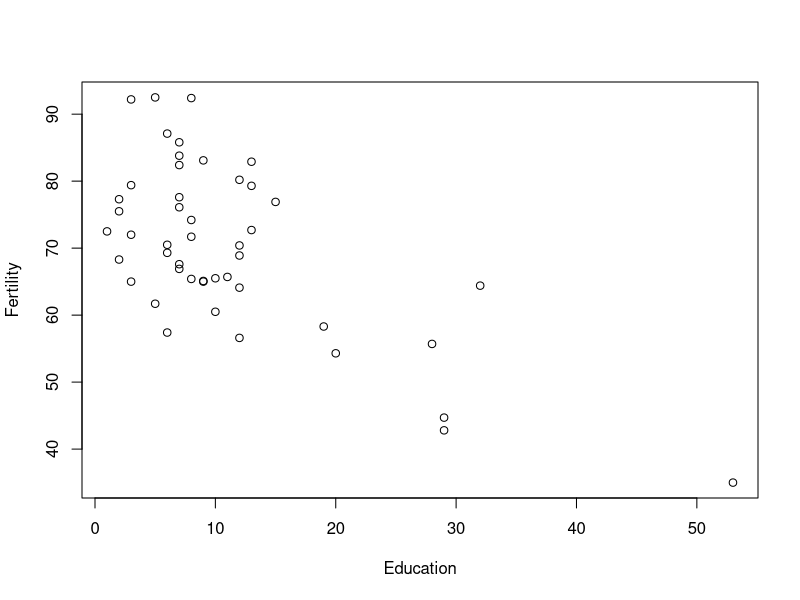
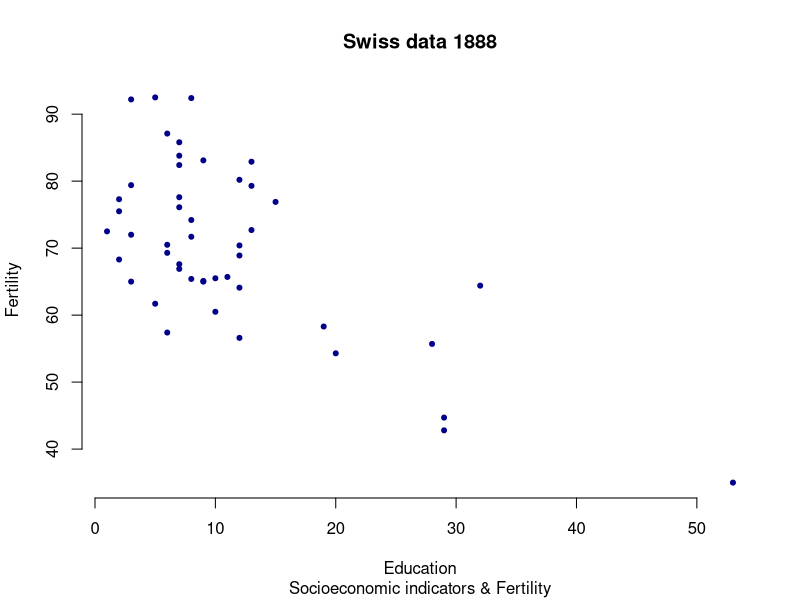
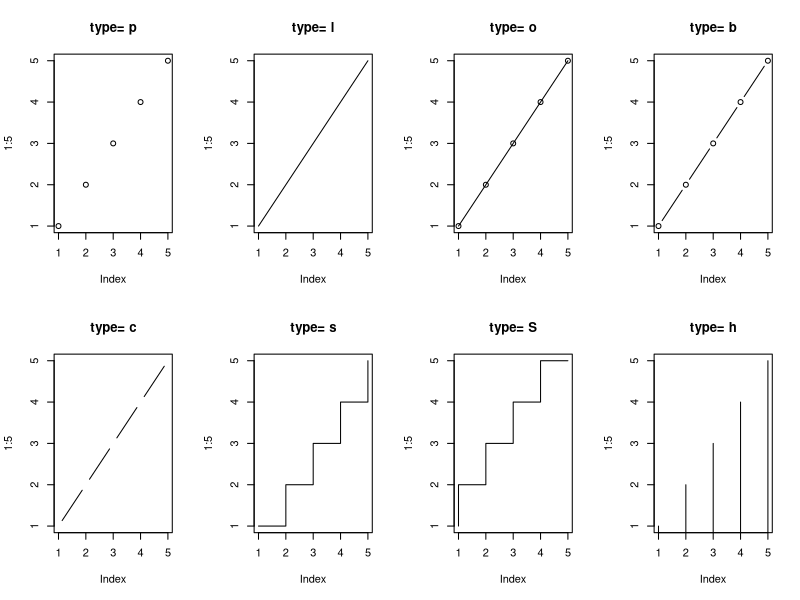
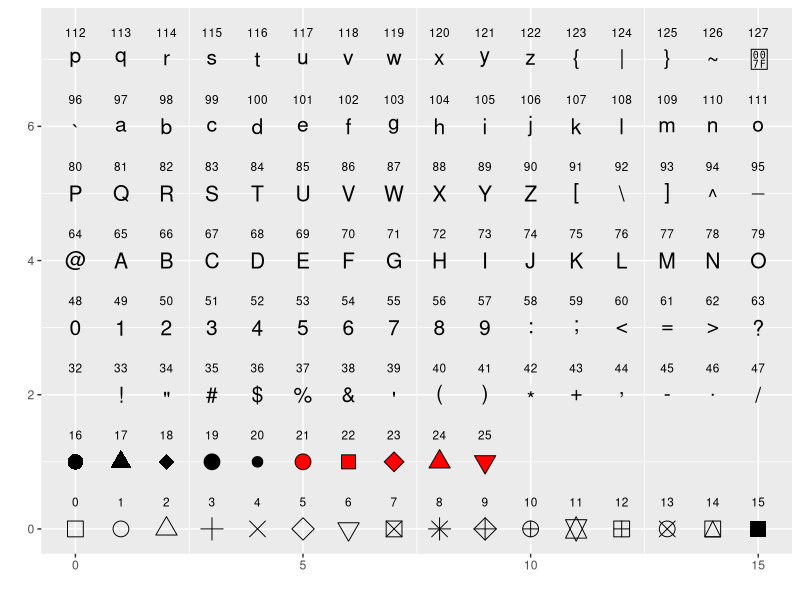
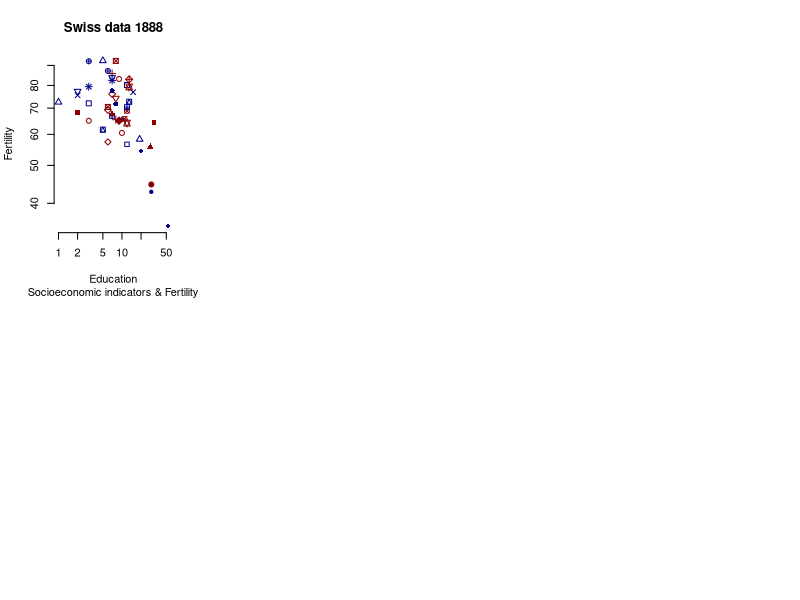
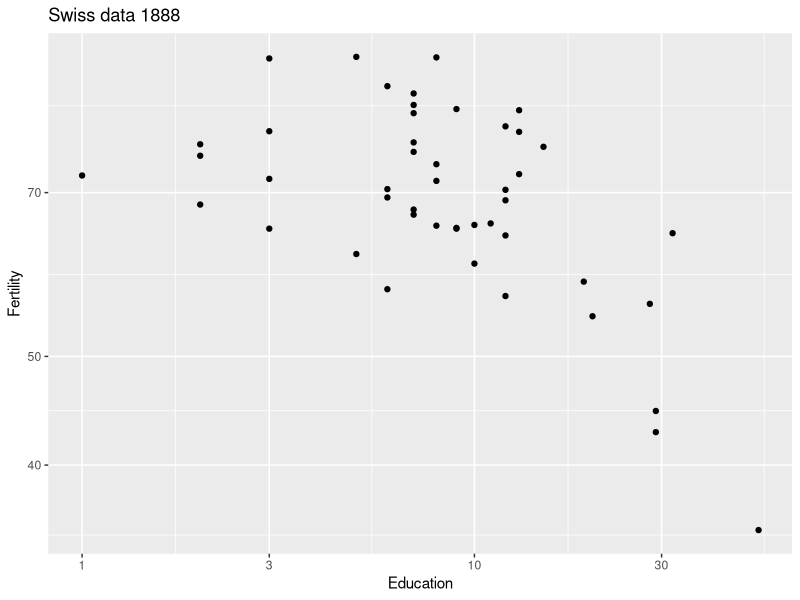
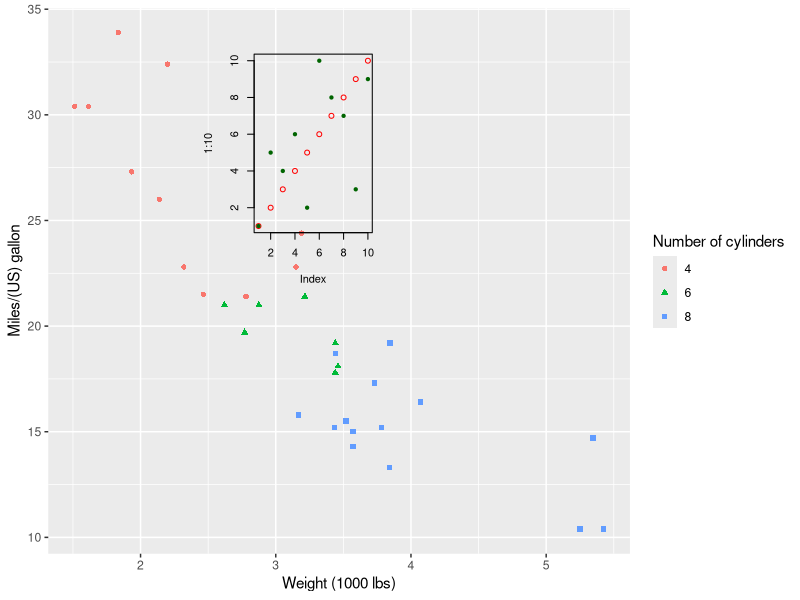
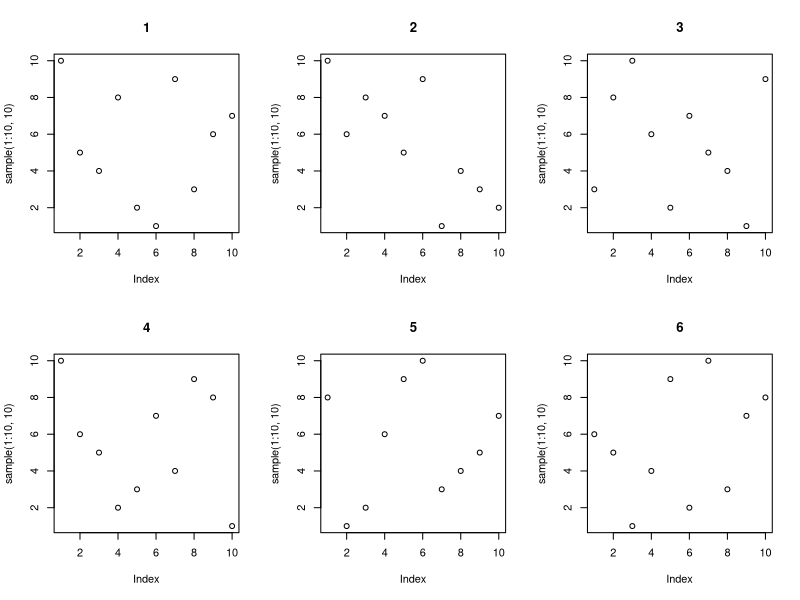

The R source for these figures, in order: (Note: this script raises an error after producing the figures.)
## ---- chunk 1
color_block = function(color) {
  function(x, options) sprintf('\\color{%s}\\begin{verbatim}%s\\end{verbatim}',
                               color, x)
}

## 将错误信息用红色字体显示
knitr::knit_hooks$set(error = color_block('red'))
## ---- chunk 2
head(swiss);
## ---- chunk 3
with( swiss, plot( Education, Fertility ) );
## ---- chunk 4
with( swiss, plot(Education, Fertility, type = "p", main = "Swiss data 1888", 
                  sub = "Socioeconomic indicators & Fertility", 
                  xlab = "Education", ylab = "Fertility", col = "darkblue", 
                  xlim = range( Education ), ylim = range( Fertility ), 
                  pch = 20, frame.plot = F) );
## ---- chunk 5
par( mfrow = c(2,4) ); ### 在一张图上画 2 x 4 个 panel 
opts <- c( "p", "l", "o", "b", "c", "s", "S", "h" );
for( o in opts ){
  plot(1:5, type = o, main = paste( "type=", o ) );
}
## ---- chunk 6
library(tidyverse);
ggplot( data.frame( p = c(0:25, 32:127) ) ) +
  scale_y_continuous( name = "" ) + scale_x_continuous( name = "" ) + 
  scale_shape_identity() + 
  geom_point( aes( x = p%%16, y = p%/%16, shape = p ), size = 5, fill = "red" ) + 
  geom_text( aes( x = p %% 16, y = p%/%16 + 0.4, label = p  ), size = 3 );
## ---- chunk 7
with( swiss, plot(Education, Fertility, type = "p", main = "Swiss data 1888", 
                  sub = "Socioeconomic indicators & Fertility", 
                  xlab = "Education", ylab = "Fertility", col = c("darkblue", "darkred"), 
                  xlim = range( Education ), ylim = range( Fertility ), 
                  pch = 0:25, frame.plot = F, log = "xy") );
## 注： 也可以用 log='x' 或 log='y' 只对一个axis 进行 log 处理
## ---- chunk 8
ggplot( swiss, aes( x = Education, y = Fertility ) ) + 
  geom_point(  ) + scale_x_log10() + scale_y_log10() + 
  xlab( "Education" ) + ylab( "Fertility" ) + 
  ggtitle( "Swiss data 1888" );
## ---- chunk 9
ggplot( mtcars, aes( x = wt, y = mpg, colour = factor( cyl ), shape = factor(cyl) ) ) +
  geom_point() + xlab( "Weight (1000 lbs)" ) + ylab( "Miles/(US) gallon" ) +
  labs( colour = "Number of cylinders", shape = "Number of cylinders" ) ;
## ---- chunk 10
plot( 1:10, col = "red" ); ## high level 
points( sample(1:10, 10), col = "darkgreen", pch = 20 ); ## low level
## ---- chunk 11
par( c( "mar", "bg" ) ); ## 显示指定参数的值
## 显示所有参数 
par(); 
## ---- chunk 12
par( mfrow=c(2,3) );
for( i in 1:6 )
  plot( sample( 1:10, 10 ), main = i );
## ---- chunk 13
par( mfcol=c(2,3) );
for( i in 1:6 )
  plot( sample( 1:10, 10 ), main = i );
## ---- chunk 14
year1 <- c(7, 12, 28, 3, 41);
year2 <- c(14, 7, 6, 19, 3);

plot( year1, type = "o", pch = 20, col = "red", xlab = "Month", ylab = "Rain fall", 
      main = "Rain fall chart");
lines( year2, type = "o", pch = 20, col = "blue");
## ---- chunk 15
plot( year2, type = "o", pch = 20, col = "blue", xlab = "Month", ylab = "Rain fall", 
      main = "Rain fall chart");
lines( year1, type = "o", pch = 20, col = "red");
## ---- chunk 16
df <- rbind( tibble( month = 1:length( year1 ), value = year1, cat = "Year1" ),
             tibble( month = 1:length( year2 ), value = year2, cat = "Year2 ") );

plot1 <-  ## 将图保存在变量中；
  ggplot( df, aes( x = month, y = value, colour = cat) ) + 
  geom_line() + geom_point() + 
  xlab( "Month" ) + ylab( "Rain fall" ) +
  labs( colour = "Year");
plot1;  ## 画图
## ---- chunk 17
plot1 + 
  geom_point( data = data.frame( x2 = 1:5, y2 = sample(30:100, 5) ),  ## 注意： data = 是必须的
          aes( x = x2, y = y2 ),  ## 使用自己的 aes ... 
          colour =  c("darkgreen", "red", "blue", "gold", "purple") , shape = 15, size = 4 )
## ---- chunk 18
plot1 + 
  geom_point( data = data.frame( x2 = 1:5, y2 = sample(30:100, 5) ),  ## 注意： data = 是必须的
              aes( x = x2, y = y2 , colour = factor( y2 ) ),  ## colour 在 aes 内部
              shape = 15, size = 4 )
## ---- chunk 19
ggplot( data = data.frame( x2 = 1:5, y2 = sample(30:100, 5) ),
        aes( x = x2, y = y2 , colour = y2 ) ) + 
  geom_point( shape = 15, size = 4 )
## ---- chunk 20
df$col <- sample( colours(), 5 ); ## 现有我们有颜色了！
ggplot(df, aes( x = month, y = value, colour = col ) ) +  
  geom_point( size = 4, shape = 15 ) + facet_grid( ~ cat );
## ---- chunk 21
ggplot(df, aes( x = month, y = value, colour = col ) ) + 
  geom_point( size = 4, shape = 15 ) + facet_grid( ~ cat ) +  ##  facet_grid 又是什么？？ 
  scale_color_identity(); ## magic !! 
## ---- chunk 22
ggplot(mtcars, aes( wt , mpg)) + geom_point() +
  scale_y_log10()
## ---- chunk 23
ggplot(mtcars, aes( wt , mpg)) + geom_point() +
  coord_trans( y = "log10" );
## ---- chunk 24
plot1 <-  ggplot(mtcars, aes(x = factor(cyl))) +
  geom_bar(width = 1, colour = "black");
plot1;
## ---- chunk 25
plot1 + coord_polar();
## ---- chunk 26
qplot(displ, hwy, data=mpg, facets = . ~ year) + geom_smooth();
## ---- chunk 27
## 作图
ggplot( swiss, aes( x = Education, y = Fertility ) ) +
  geom_point( shape = 20 );

## 分析
with( swiss, cor.test( Education, Fertility  )$estimate );
## ---- chunk 28
m = lm(Fertility ~ Education, swiss);
c = cor.test( swiss$Fertility, swiss$Education );
eq <- substitute( atop( italic(y) == a + b %.% italic(x),
                            italic(r)^2~"="~r2*","~italic(p)==pvalue ),
                      list(a = as.vector( format(coef(m)[1], digits = 2) ),
                           b =  as.vector(  format(coef(m)[2], digits = 2) ),
                           r2 =  as.vector( format(summary(m)$r.squared, digits = 2) ),
                           pvalue =  as.vector( format( c$p.value , digits = 2) ) )
    )
eq <- as.character(as.expression(eq));

ggplot(swiss, aes( x = Education,  y = Fertility ) ) +
        geom_point( shape = 20 ) +
        geom_smooth( se = T ) +
        geom_text( data = NULL,
                   aes( x = 30, y = 80, label= eq, hjust = 0, vjust = 1),
                   size = 4, parse = TRUE, inherit.aes=FALSE);
## ---- chunk 29
td <- expand.grid(
    hjust=c(0, 0.5, 1),
    vjust=c(0, 0.5, 1),
    angle=c(0, 45, 90),
    text="text"
)

ggplot(td, aes(x=hjust, y=vjust)) + 
    geom_point() +
    geom_text(aes(label=text, angle=angle, hjust=hjust, vjust=vjust)) + 
    facet_grid(~angle) +
    scale_x_continuous(breaks=c(0, 0.5, 1), expand=c(0, 0.2)) +
    scale_y_continuous(breaks=c(0, 0.5, 1), expand=c(0, 0.2))
## ---- chunk 30
greeks <- c("Alpha", "Beta", "Gamma", "Delta", "Epsilon", "Zeta",
            "Eta", "Theta", "Iota", "Kappa", "Lambda", "Mu",
            "Nu", "Xi", "Omicron", "Pi", "Rho", "Sigma",
            "Tau", "Upsilon", "Phi", "Chi", "Psi", "Omega");

dat <- data.frame( x = rep( 1:6, 4 ), y = rep( 4:1, each = 6), greek = greeks );

plot2 <- 
  ggplot( dat, aes(x=x,y=y) ) + geom_point(size = 0) +
    # 画希腊字符，注意下面两行代码的区别
    geom_text( aes( x, y + 0.1, label = tolower( greek ) ), size = 10, parse = T ) +
    geom_text( aes( x, y - 0.1, label = tolower( greek ) ), size = 5  );
## ---- chunk 31
plot2;
## ---- chunk 32
eq <- expression(paste(frac(1, sigma*sqrt(2*pi)), " ",
                       plain(e)^{frac(-(x-mu)^2, 2*sigma^2)}));

ggplot( data.frame(x=1:10, y=1:10), aes( x,y ) ) + 
    geom_point( size = 0 ) +
    geom_text(data = NULL, x = 5, y = 5, size = 12,
              label = as.character(eq), parse = TRUE );
## ---- chunk 33
x <- 1.24;
y <- 0.6;

ex <- bquote(.(parse(text=paste( "observed (", "italic(R)^2==", 
                               x,  "^bold(", x, "), n == ", y, ")", 
                               sep = "  " ))) );

ggplot( data.frame(x=1:10, y=1:10), aes( x,y ) ) + geom_point( size = 0 ) +
    geom_text(data = NULL, x = 5, y = 5, size = 8,
              label = as.character(ex), parse = TRUE );
## ---- chunk 34
x_mean <- 1.5;
x_sd <- 1.2;

# 表达式
ex <- substitute(
    paste(X[i], " ~ N(", mu, "=", m, ", ", sigma^2, "=", s2, ")"),
    list(m = x_mean, s2 = x_sd^2)
);

# histogram
ggplot( data.frame( x = rnorm(100, x_mean, x_sd) ), aes( x ) ) +
    geom_histogram( binwidth=0.5 ) +
    ggtitle(ex); ## 为什么不需要 parse = TURE ???? 
## ---- chunk 35
grades2 <- read_delim( file = "data/talk05/grades2.txt", delim = "\t",
                       quote = "", col_names = T);
knitr::kable( grades2 );
## ---- chunk 36
ggplot( grades2 %>% filter( grade >= 60 ), aes( name ) ) +
  geom_bar();
## ---- chunk 37
## 先做统计
cnt <- grades2 %>% group_by( name ) %>% summarise( cnt = sum( grade >= 60 )  );
ggplot( cnt, aes( x = name, y = cnt ) ) +
  geom_bar( stat = "identity" );
## ---- chunk 38
speabu <-read_tsv( file = "data/talk09/mock_species_abundance.txt"  );
head( speabu );
## ---- chunk 39
ggplot( speabu, aes( x = id, y = abundance, fill = genus ) ) + 
  geom_bar( stat = "identity", position = "stack", color = "black", width = 0.8 );
## ---- chunk 40
speabu$genus <- factor( speabu$genus, levels = rev( c( "Enterobacteriaceae", "Lachnospiraceae", "Bacteroidaceae", "Lactobacillaceae", 
       "Clostridiaceae", "Ruminococcaceae", "Prevotellaceae", "Erysipelotrichaceae", "Streptococcaceae", "Enterococcaceae", "Other" ) ) );
ggplot( speabu, aes( x = id, y = abundance, fill = genus ) ) + 
  geom_bar( stat = "identity", position = "stack", color = "black", width = 0.8 );
## ---- chunk 41
speabu$genus <- reorder( speabu$genus, speabu$abundance, median );
ggplot( speabu, aes( x = id, y = abundance, fill = genus ) ) + 
  geom_bar( stat = "identity", position = "stack", color = "white", width = 0.8 );
## ---- chunk 42
ggplot( speabu, aes( x = id, y = abundance, fill = genus ) ) + 
  geom_bar( stat = "identity", position = "dodge", color = "white", width = 0.8 );
## ---- chunk 43
## 先计算显示位置
speabu <- speabu %>% arrange( id, desc( factor( genus ) ) ) %>% 
  group_by( id ) %>% mutate( ypos = cumsum( abundance ) - abundance / 2 );
## 画图
ggplot( speabu, aes( x = id, y = abundance, fill = genus ) ) + 
  geom_bar( stat = "identity", position = "stack", color = "black", width = 0.8 ) +
  geom_text( aes( y = ypos, label = paste( abundance, "%", sep = "" ) ), color = "white" );
## ---- chunk 44
df2 <- data.frame(supp=rep(c("VC", "OJ"), each=3),
               dose=rep(c("D0.5", "D1", "D2"),2),
              len=c(6.8, 15, 33, 4.2, 10, 29.5))
ggplot( df2, aes(x=factor(dose), y=len, fill=supp)) +
  geom_bar(stat="identity", position=position_dodge())+
  geom_text(aes(label=len), vjust=1.6, color="white",
            position = position_dodge(0.9), size=3.5)
## ---- chunk 45
ggplot(ToothGrowth, aes(x=factor( dose ), y=len, fill=supp)) +
  geom_boxplot()
## ---- chunk 46
ggplot(ToothGrowth, aes(x=factor( dose ), y=len, fill=supp)) +
  geom_boxplot() + scale_fill_brewer( palette = "Paired" ) + theme_minimal();
## ---- chunk 47
ggplot(ToothGrowth, aes(x=factor( dose ), y=len, fill=supp)) +
  geom_boxplot() + scale_fill_brewer( palette = "Paired" ) + theme_minimal() +
  labs( fill = "Supplement" ) + theme( legend.position = "top" );
## ---- chunk 48
library("ggsci")
library("ggplot2")
library("gridExtra")
data("diamonds")
p1 <- ggplot(
  subset(diamonds, carat >= 2.2),
  aes(x = table, y = price, colour = cut)
) +
  geom_point(alpha = 0.7) +
  geom_smooth(method = "loess", alpha = 0.05, size = 1, span = 1) +
  theme_bw()

p2 <- ggplot(
  subset(diamonds, carat > 2.2 & depth > 55 & depth < 70),
  aes(x = depth, fill = cut)
) +
  geom_histogram(colour = "black", binwidth = 1, position = "dodge") +
  theme_bw()
## ---- chunk 49
p1_npg <- p1 + scale_color_npg()
p2_npg <- p2 + scale_fill_npg()
grid.arrange(p1_npg, p2_npg, ncol = 2)
## ---- chunk 50
ggplot( mtcars, aes( x = wt, y = mpg ) ) +
  geom_point() +
  facet_grid( . ~ cyl );
## ---- chunk 51
ggplot( mtcars, aes( x = wt, y = mpg ) ) +
  geom_point() + geom_smooth( method = "lm" ) + 
  facet_grid( . ~ cyl );
## ---- chunk 52
ggplot( mtcars, aes( x = wt, y = mpg ) ) +
  geom_point() + geom_smooth( method = "lm" ) + 
  facet_wrap( . ~ cyl , ncol = 2, dir = "v");
